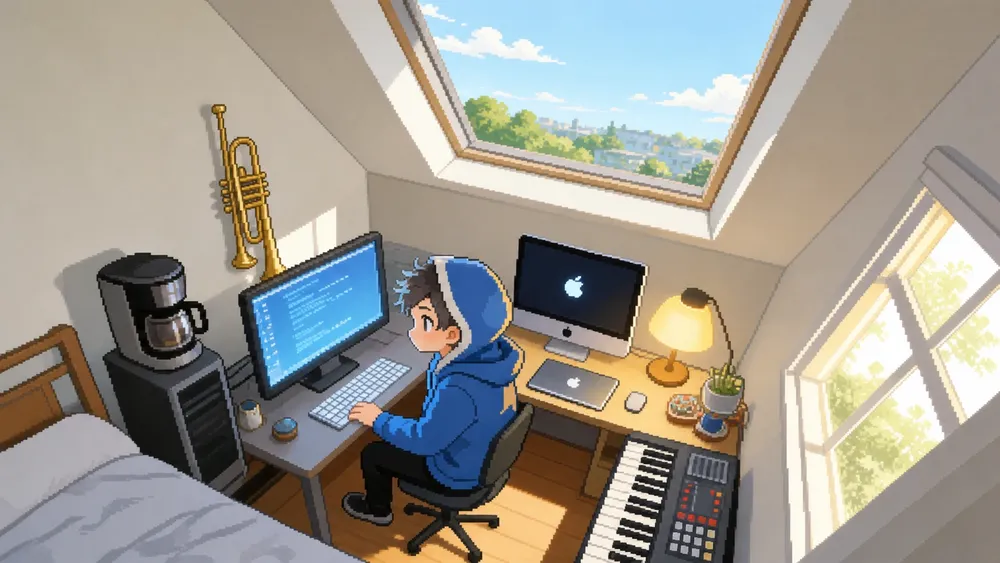
#> input picture assets/room/morning.webp, 1000 x 563 px, shrunk from 1672 x 941 before the run, found by its file name; its folder holds 2 pictures in this run
$ python make_banner.py morning
#> lines starting #> are read from the running program, lines starting #| are printed output that depends on the picture
"""Crop the full room scene into a wide 5:1 hero banner.

The full art stays the canonical source in assets/room/{slot}.webp; the
derived {slot}-banner.webp is what the profile actually shows, so the
intro text sits above the fold. The crop starts ~32% down the frame,
which keeps the skylight, desk, person and monitors while skipping the
bed at the bottom.
"""

import argparse
import os

from PIL import Image

RATIO = 5          # width : height of the banner
BAND_OFFSET = 0.32  # start the crop this far down the full frame

PRESETS = ["morning", "evening"]


def make_banner(slot: str) -> str:
#> called with slot = 'morning'
    src = f"assets/room/{slot}.webp"
    dst = f"assets/room/{slot}-banner.webp"
    if not os.path.isfile(src):
        raise SystemExit(f"missing source: {src}")
    with Image.open(src) as img:
#> img is the input picture: PIL image 1000x563 RGB; mean R, G, B 157.8, 153.5, 144.1
        width, height = img.size
#> width = 1000; height = 563
        banner_h = round(width / RATIO)
#> banner_h = 200
        y1 = min(round(height * BAND_OFFSET), height - banner_h)
#> y1 = 180
        img.crop((0, y1, width, y1 + banner_h)).save(dst, "webp", quality=85, method=6)
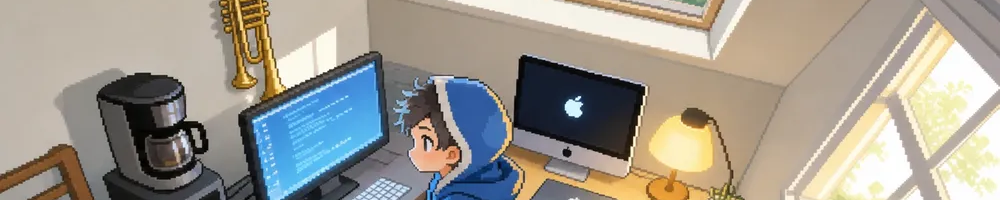
#> saved as morning-banner.webp: PIL image 1000x200 RGB; mean R, G, B 159.1, 154.2, 144.3
    return dst


def main():
    parser = argparse.ArgumentParser(description=__doc__)
    parser.add_argument("--both", action="store_true", help="regenerate both presets")
    parser.add_argument("slots", nargs="*", choices=PRESETS)
    args = parser.parse_args()
    slots = PRESETS if args.both else args.slots
    if not slots:
        parser.error("pass a slot (morning|evening) or --both")
    for slot in slots:
        print(f"banner {slot} -> {make_banner(slot)}")


if __name__ == "__main__":
    main()
